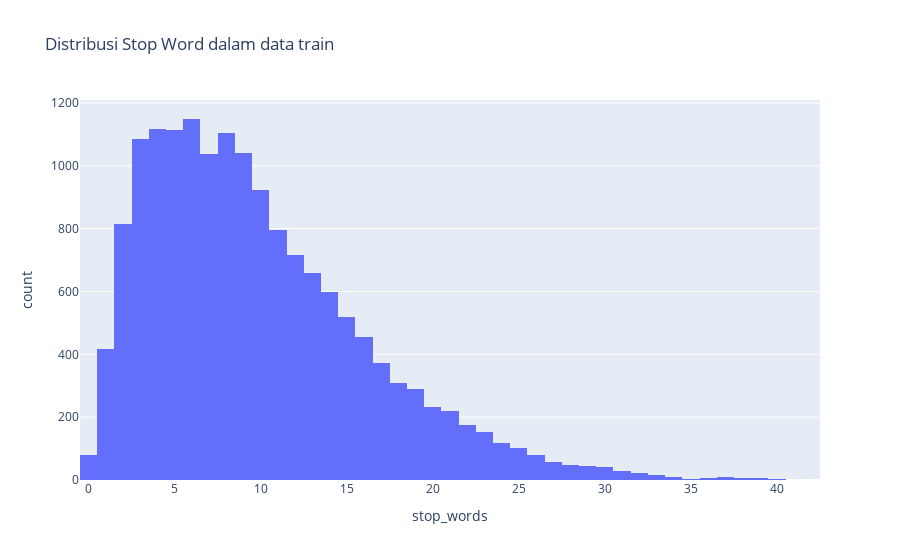

The notebook cell saved with this chart:
### Code cell
fig = px.histogram(data_train, x="stop_words", title="Distribusi Stop Word dalam data train")
fig.show()

### Figure 1 — Plotly figure (JSON) as saved in the notebook; plotly's stock layout.template omitted (floating-point values rounded to 4 significant figures; data arrays with more than 128 entries replaced by an {"elided": "..."} marker saying what was removed)
{"data": [{"alignmentgroup": "True", "bingroup": "x", "hovertemplate": "stop_words=%{x}<br>count=%{y}<extra></extra>", "legendgroup": "", "marker": {"color": "#636efa", "pattern": {"shape": ""}}, "name": "", "offsetgroup": "", "orientation": "v", "showlegend": false, "type": "histogram", "x": {"elided": "15969 int values"}, "xaxis": "x", "yaxis": "y"}], "layout": {"barmode": "relative", "legend": {"tracegroupgap": 0}, "title": {"text": "Distribusi Stop Word dalam data train"}, "xaxis": {"anchor": "y", "domain": [0, 1], "title": {"text": "stop_words"}}, "yaxis": {"anchor": "x", "domain": [0, 1], "title": {"text": "count"}}}}
